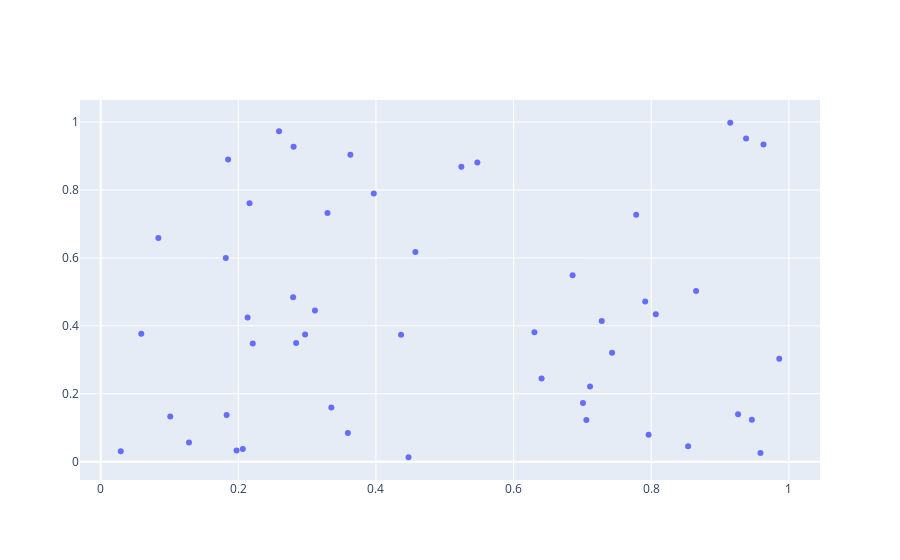

Write notebook code for a chart like this one.
### Code cell
obj = go.Scatter(x = x , y = y,  mode = "markers")
iplot([obj])
